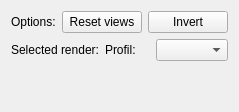
          <widget class="QWidget" name="Views">
           <attribute name="title">
            <string>Views</string>
           </attribute>
           <layout class="QVBoxLayout" name="verticalLayout_6">
            <item>
             <layout class="QHBoxLayout" name="horizontalLayout_12">
              <item>
               <widget class="QLabel" name="label_5">
                <property name="text">
                 <string>Options:</string>
                </property>
               </widget>
              </item>
              <item>
               <widget class="QPushButton" name="pushButton_razViews">
                <property name="text">
                 <string>Reset views</string>
                </property>
               </widget>
              </item>
              <item>
               <widget class="QPushButton" name="pushButton_invertView">
                <property name="text">
                 <string>Invert</string>
                </property>
               </widget>
              </item>
             </layout>
            </item>
            <item>
             <layout class="QHBoxLayout" name="horizontalLayout_10">
              <item>
               <layout class="QHBoxLayout" name="horizontalLayout_11">
                <item>
                 <widget class="QLabel" name="label_14">
                  <property name="text">
                   <string>Selected render:</string>
                  </property>
                 </widget>
                </item>
               </layout>
              </item>
              <item>
               <widget class="QLabel" name="label_15">
                <property name="text">
                 <string>Profil:</string>
                </property>
               </widget>
              </item>
              <item>
               <widget class="QComboBox" name="comboBox_profilRender"/>
              </item>
             </layout>
            </item>
            <item>
             <spacer name="verticalSpacer_4">
              <property name="orientation">
               <enum>Qt::Vertical</enum>
              </property>
              <property name="sizeHint" stdset="0">
               <size>
                <width>20</width>
                <height>40</height>
               </size>
              </property>
             </spacer>
            </item>
           </layout>
          </widget>
